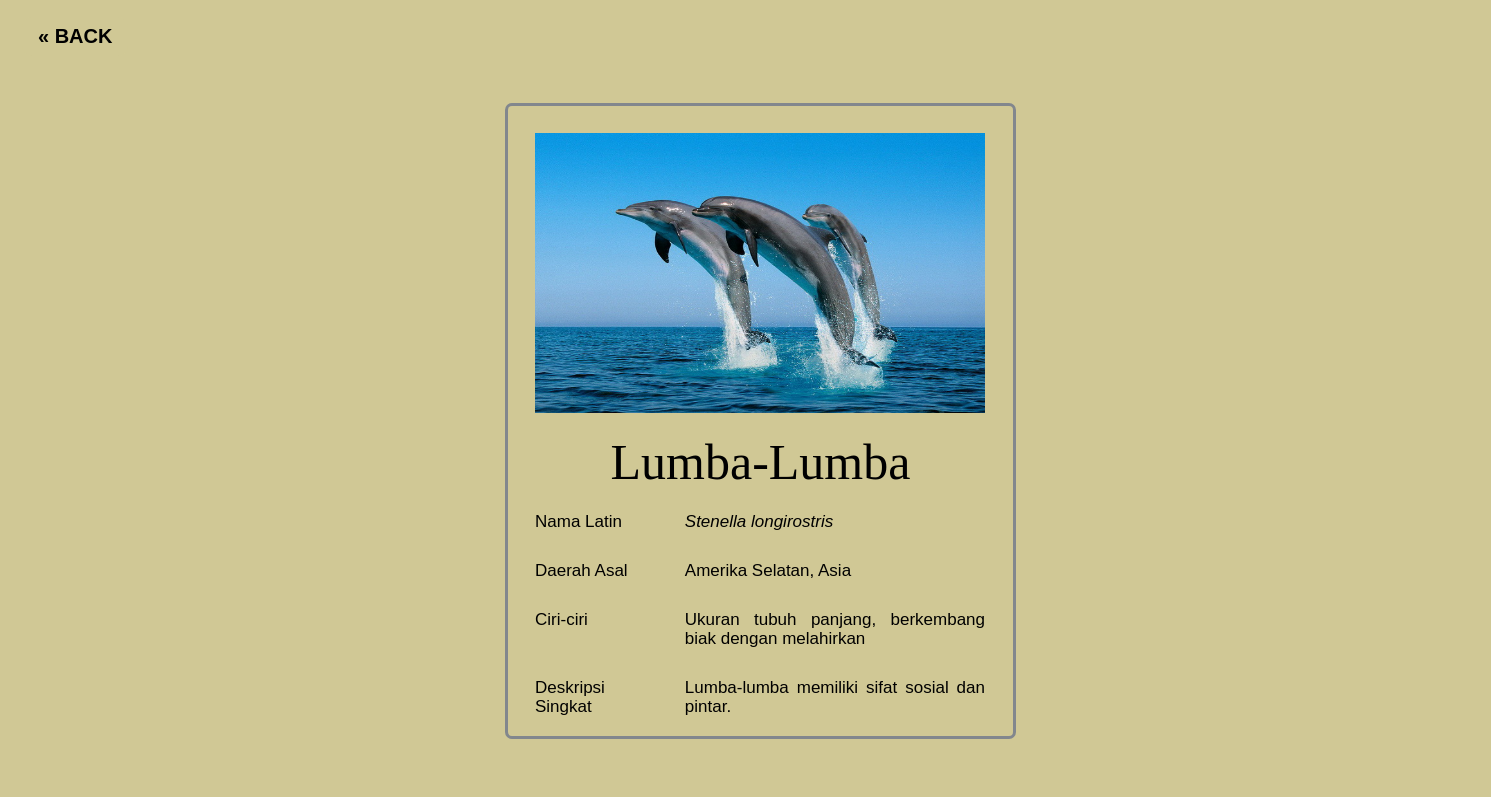
The page /Ensiq/deskripsi.php?id=15 on the database its author committed.
### tables this page shows
CREATE TABLE `entry` (
  `entry_id` int(11) NOT NULL,
  `jenis_id` int(11) NOT NULL,
  `judul` varchar(200) NOT NULL,
  `nama_latin` varchar(200) NOT NULL,
  `daerah_asal` varchar(200) NOT NULL,
  `ciri_ciri` varchar(1000) NOT NULL,
  `deskipsi_singkat` varchar(1000) NOT NULL,
  `link_gambar` varchar(200) NOT NULL
);

### Ensiq/deskripsi.php (the view, shortened to what this page needs)
<?php
$db = mysqli_connect("localhost", "root", "", "ensiqtest");
$id = $_GET["id"];
$result = mysqli_query($db, "SELECT * FROM entry WHERE entry_id = $id");
$e = mysqli_fetch_assoc($result);
$jenis_id = $e["jenis_id"];
?>
<!DOCTYPE html>
<html>
<head>
</head>
<body>
    <nav class="navbar">
        <ul class="nav-list">
            <?php if($jenis_id == 1): ?>
            <li>
                <a id="nv" href="indexhewan.php" class="previous">&laquo; Back</a>
            </li>
            <?php elseif ($jenis_id == 2): ?>
            <li>
                <a id="nv" href="indextumbuhan.php" class="previous">&laquo; Back</a>
            </li>
            <?php elseif ($jenis_id == 3): ?>
            <li>
                <a id="nv" href="indexjamur.php" class="previous">&laquo; Back</a>
            </li>
            <?php endif; ?>
        </ul>
    </nav>
    <div class="col-3">
        <div class="col-3-padding">
            <table id="Table1">
                <tr>
                    <td colspan="2" class="cell0">
                        <div>
                            <img src="Gambar/<?= $e["link_gambar"] ?>" id="image" alt="">
                        </div>
                    </td>
                </tr>
                <tr>
                    <td colspan="2" class="cell1">
                        <p><span>
                                <?= $e["judul"]; ?>
                            </span></p>
                    </td>
                </tr>
                <tr>
                    <td class="cell2">
                        <p> <span>Nama Latin</span></p>
                    </td>
                    <td id="latin" class="cell2">
                        <p><i>
                                <?= $e["nama_latin"]; ?>
                            </i></p>
                    </td>
                </tr>
                <tr>
                    <td class="cell2">
                        <p> <span>Daerah Asal</span></p>
                    </td>
                    <td id="asal" class="cell2">
                        <p>
                            <?= $e["daerah_asal"]; ?>
                        </p>
                    </td>
                </tr>
                <tr>
                    <td class="cell2">
                        <p><span></span>Ciri-ciri</p>
                    </td>
                    <td id="further" class="cell2">
                        <p align="justify">
                            <?= $e["ciri_ciri"]; ?>
                        </p>
                    </td>
                </tr>
                <tr>
                    <td class="cell2">
                        <p><span></span>Deskripsi Singkat</p>
                    </td>
                    <td id="further" class="cell2">
                        <p align="justify">
                            <?= $e["deskipsi_singkat"]; ?>
                        </p>
                    </td>
                </tr>
            </table>
        </div>
    </div>
</body>
</html>

### Ensiq/deskripsi.php (style rules this page uses)
* { margin: 0; padding: 0; background-color: #d0c895; }
.navbar { display: flex; align-items: center; justify-content: center; position: static; top: 0; min-width: 100%; background-color: rgb(255, 255, 255); }
.nav-list { width: 100%; display: flex; align-items: left; }
.nav-list li { list-style: none; padding: 17px 17px; }
.nav-list li #nv { display: block; font-family: helvetica; font-weight: 600; font-size: 20px; text-decoration: none; text-transform: uppercase; margin-left: 5px; color: rgb(0, 0, 0); position: static; }
#nv { text-decoration: none; display: inline; padding: 8px 16px; border-radius: 10px; }
.previous { color: black; }
.col-3 { max-width: 500px; padding-right: 20px; padding-left: 20px; display: flex; align-items: center; }
.col-3>.col-3-padding { box-sizing: border-box; padding: 30px 0px 30px 0px; }
#Table1 { border: 3px solid #82878d; border-radius: 7px; background-color: #F8F9FA; border-spacing: 10px; margin-top: 0px; margin-left: 485px; margin-right: 465px; background-color: #d0c895; }
#Table1 td { padding: 10px 10px 10px 10px; }
#Table1 p, #Table1 ul { margin: 0; padding: 0px; }
#Table1 .cell0 { border-top-width: 7px; border-right-width: 8px; border-bottom-width: 6px; border-left-width: 7px; border-top-style: solid; border-right-style: solid; border-bottom-style: solid; border-left-style: solid; border-top-color: #F8F9FA; border-right-color: #F8F9FA; border-bottom-color: #F8F9FA; border-left-color: #F8F9FA; text-align: center; vertical-align: top; font-size: 0; border-color: #d0c895; }
#Table1 .cell1 { border-bottom-width: 10px; border-top-style: solid; border-right-style: solid; border-bottom-style: solid; border-left-style: solid; border-top-color: #F8F9FA; border-right-color: #F8F9FA; border-bottom-color: #F8F9FA; border-left-color: #F8F9FA; text-align: center; text-transform: capitalize; vertical-align: top; color: #000000; font-family: lucida; font-size: 50px; line-height: 20px; border-color: #d0c895; }
#Table1 .cell2 { border-top-width: 0px; border-right-width: 8px; border-bottom-width: 0px; border-left-width: 7px; border-top-style: solid; border-right-style: solid; border-bottom-style: solid; border-left-style: solid; border-top-color: #F8F9FA; border-right-color: #F8F9FA; border-bottom-color: #F8F9FA; border-left-color: #F8F9FA; text-align: left; vertical-align: top; color: #000000; font-family: Arial; font-size: 17px; line-height: 19px; border-color: #d0c895; font-style: bold; }
#latin { text-transform: lowercase; }
#latin::first-letter { text-transform: uppercase; }
#asal { text-transform: capitalize; }
#further::first-letter { text-transform: uppercase; }
#image { width: 450px; height: 280px; }

### rows shown on the page
entry: link_gambar (picture), judul "Lumba-Lumba", nama_latin "stenella longirostris", daerah_asal "Amerika Selatan, Asia", ciri_ciri "Ukuran tubuh panjang, berkembang biak dengan melahirkan", deskipsi_singkat "Lumba-lumba memiliki sifat sosial dan pintar."
